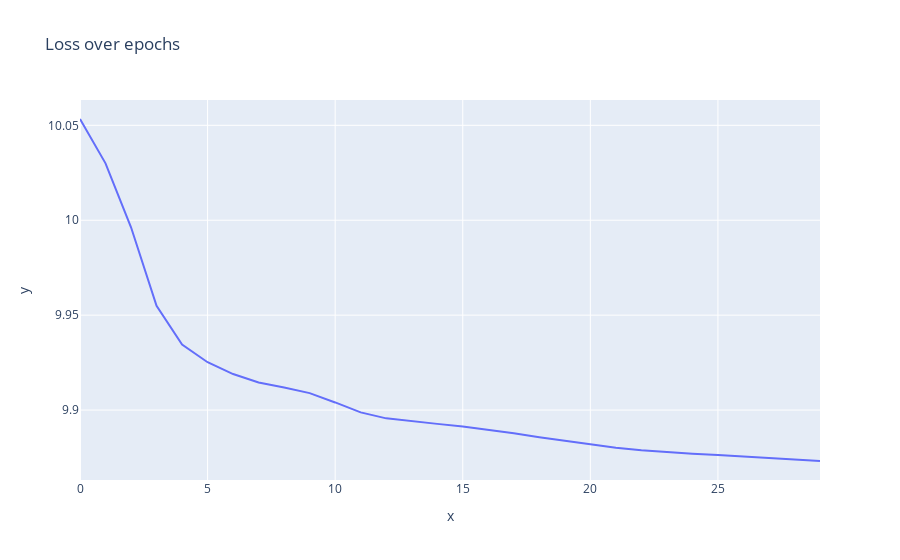

The notebook cell this image was saved under:
### Code cell
import plotly.express as px

px.line(y=losses, title='Loss over epochs')

### Figure 1 — Plotly figure (JSON) as saved in the notebook; plotly's stock layout.template omitted (floating-point values rounded to 4 significant figures)
{"data": [{"hovertemplate": "x=%{x}<br>y=%{y}<extra></extra>", "legendgroup": "", "line": {"color": "#636efa", "dash": "solid"}, "marker": {"symbol": "circle"}, "mode": "lines", "name": "", "orientation": "v", "showlegend": false, "type": "scatter", "x": [0, 1, 2, 3, 4, 5, 6, 7, 8, 9, 10, 11, 12, 13, 14, 15, 16, 17, 18, 19, 20, 21, 22, 23, 24, 25, 26, 27, 28, 29], "xaxis": "x", "y": [10.05, 10.03, 9.996, 9.955, 9.934, 9.925, 9.919, 9.914, 9.912, 9.909, 9.904, 9.899, 9.896, 9.894, 9.893, 9.891, 9.89, 9.888, 9.886, 9.884, 9.882, 9.88, 9.879, 9.878, 9.877, 9.876, 9.876, 9.875, 9.874, 9.873], "yaxis": "y"}], "layout": {"legend": {"tracegroupgap": 0}, "title": {"text": "Loss over epochs"}, "xaxis": {"anchor": "y", "domain": [0, 1], "title": {"text": "x"}}, "yaxis": {"anchor": "x", "domain": [0, 1], "title": {"text": "y"}}}}
